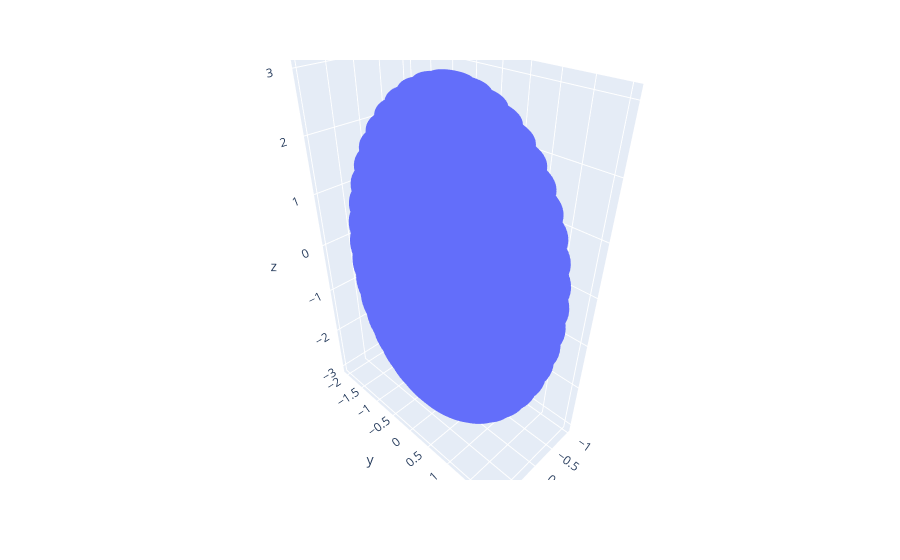

Notebook code for this chart:
### Code cell
fig = px.scatter_3d(x=x, y=y, z=z)
fig.show()

### Figure 1 — Plotly figure (JSON) as saved in the notebook; plotly's stock layout.template omitted (floating-point values rounded to 4 significant figures; data arrays with more than 128 entries replaced by an {"elided": "..."} marker saying what was removed)
{"data": [{"hoverlabel": {"namelength": 0}, "hovertemplate": "x=%{x}<br>y=%{y}<br>z=%{z}", "legendgroup": "", "marker": {"color": "#636efa", "symbol": "circle"}, "mode": "markers", "name": "", "scene": "scene", "showlegend": false, "type": "scatter3d", "x": {"elided": "2500 float values"}, "y": {"elided": "2500 float values"}, "z": {"elided": "2500 float values"}}], "layout": {"legend": {"tracegroupgap": 0}, "margin": {"t": 60}, "scene": {"domain": {"x": [0, 1], "y": [0, 1]}, "xaxis": {"title": {"text": "x"}}, "yaxis": {"title": {"text": "y"}}, "zaxis": {"title": {"text": "z"}}}}}
